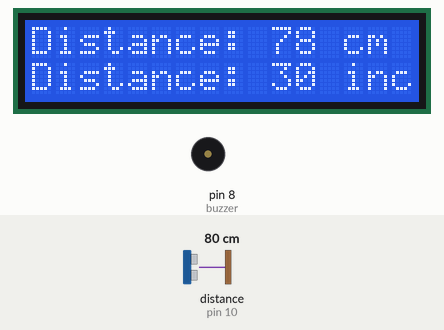
Simulated run of this sketch. Board: Arduino Uno, built with avr-gcc and run on an emulated ATmega328P. Parts: 16×2 character LCD, buzzer (waves = sounding). Wiring (inferred from the names in the program): ultrasonic range finder: trigger pin 9; echo pin 10. Inputs (shaded band) come from the test bench; at power-on: distance to the obstacle (sensor on pin 10) 80 cm. The echo pulse lasts 58.3 µs per cm.

Above: at 1.2 s.
1.3 s: distance to the obstacle (sensor on pin 10) set to 2 cm
At 2.9 s:
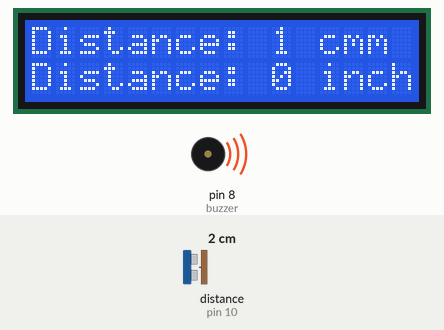
6.7 s: distance to the obstacle (sensor on pin 10) set to 9 cm
At 9.7 s:
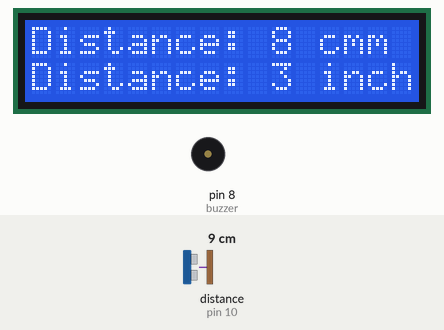
9.8 s: distance to the obstacle (sensor on pin 10) set to 12 cm
At 13.1 s:
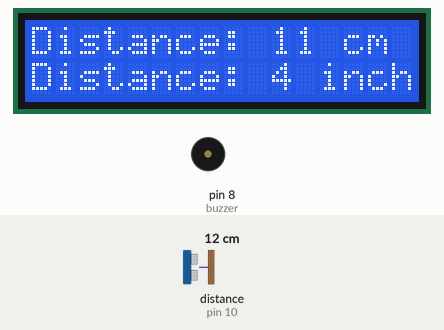
Timing chart, 0 to 18.8 s (numbered marks = the images above; inputs shaded):
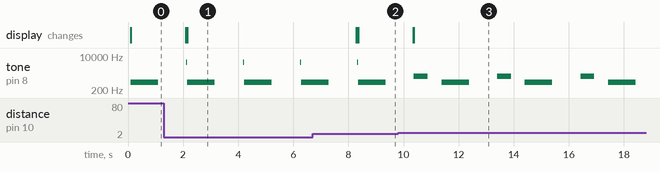

The sketch:

ultrasonic_buzzer_lcd.ino
```cpp
#include <LiquidCrystal.h> // includes the LiquidCrystal Library
LiquidCrystal lcd(1, 2, 4, 5, 6, 7); // Creates an LCD object. Parameters: (rs, enable, d4, d5, d6, d7)
const int trigPin = 9;
const int echoPin = 10;
const int buzzer = 8; //buzzer to arduino pin 8
long duration;
int distanceCm, distanceInch;
void setup() {
  lcd.begin(16, 2); // Initializes the interface to the LCD screen, and specifies the dimensions (width and height) of the display
  pinMode(trigPin, OUTPUT);
  pinMode(echoPin, INPUT);
   pinMode(buzzer, OUTPUT); // Set buzzer - pin 8 as an output
}
void loop() {
  digitalWrite(trigPin, LOW);
  delayMicroseconds(2);
  digitalWrite(trigPin, HIGH);
  delayMicroseconds(10);
  digitalWrite(trigPin, LOW);
  duration = pulseIn(echoPin, HIGH);
  distanceCm = duration * 0.034 / 2;
  distanceInch = duration * 0.0133 / 2;
  lcd.setCursor(0, 0); // Sets the location at which subsequent text written to the LCD will be displayed
  lcd.print("Distance: "); // Prints string "Distance" on the LCD
  lcd.print(distanceCm); // Prints the distance value from the sensor
  lcd.print(" cm");
  delay(10);
  lcd.setCursor(0, 1);
  lcd.print("Distance: ");
  lcd.print(distanceInch);
  lcd.print(" inch");
  delay(10);
if (distanceCm < 10){
  tone(buzzer, 5000); // Send 5KHz sound signal...
  delay(20);        // ...for 20 milsec
  noTone(buzzer);     // Stop sound...
  delay(20);        // ...for 20 milsec
}
else if (distanceCm > 10 & distanceCm < 50){
  tone(buzzer, 1000); // Send 1KHz sound signal...
  delay(500);        // ...for 0.5 sec
  noTone(buzzer);     // Stop sound...
  delay(500);        // ...for 0.5sec
}
else (distanceCm > 50);{
  tone(buzzer, 500); // Send 0.5KHz sound signal...
  delay(1000);        // ...for 1 sec
  noTone(buzzer);     // Stop sound...
  delay(1000);        // ...for 1sec
}
}
```

Measured:
- the behaviour switches between 10 and 11 cm on distance to the obstacle (sensor on pin 10) (found by bisection; images 2 and 3)
- after the input at 1.3 s, the display: first changes after 0.80 s (image 1 shows a later state)
- after the input at 6.7 s, the display: first changes after 1.6 s (image 2 shows a later state)
- after the input at 9.8 s, the display: first changes after 0.56 s (image 3 shows a later state)
- by itself, tone on pin 8 (buzzer): repeats every 3.0 s: silent 0.50 s, 500 Hz 1.0 s, silent 1.0 s, 1000 Hz 0.50 s
